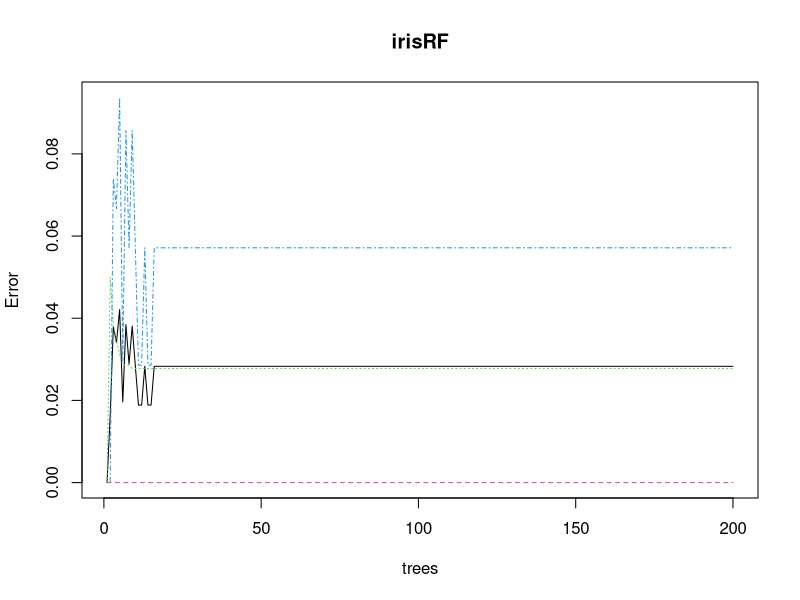
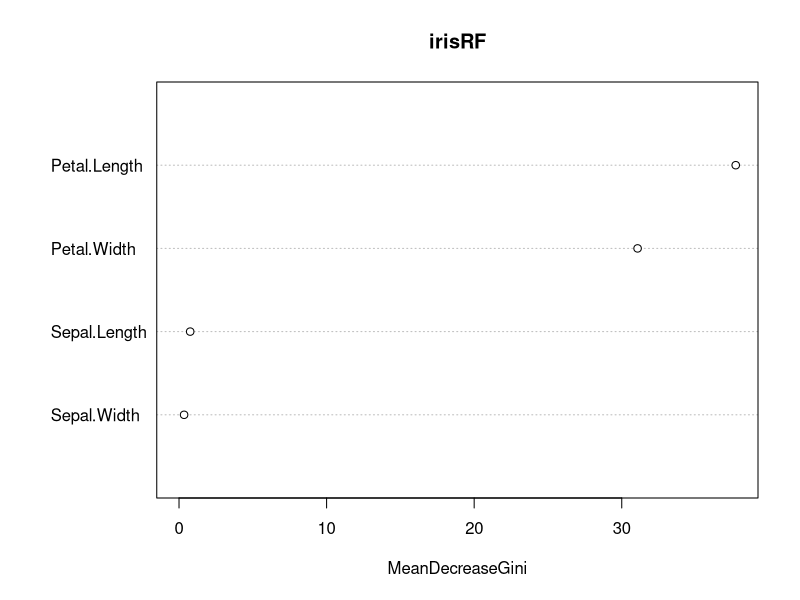
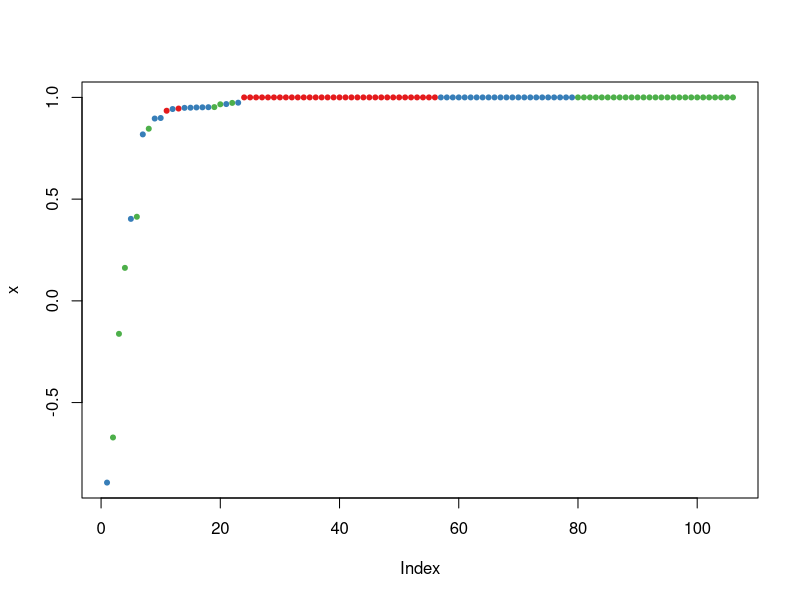
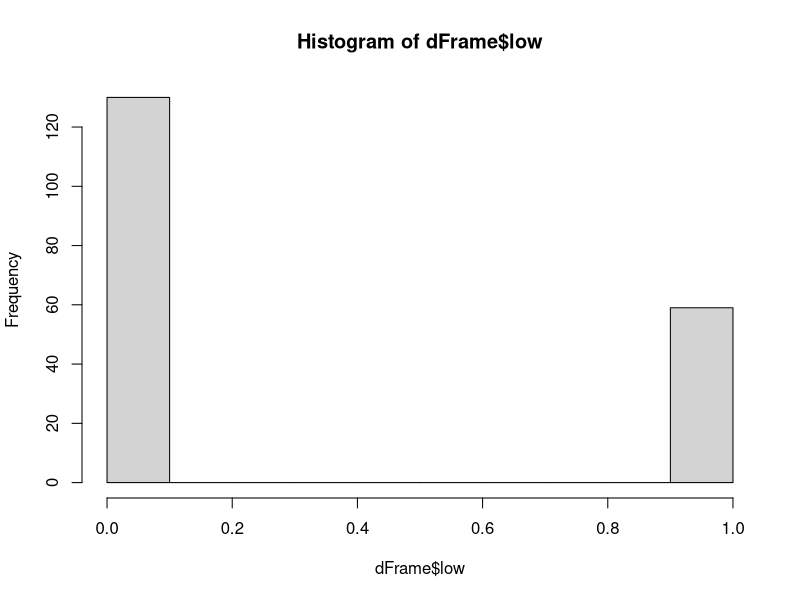
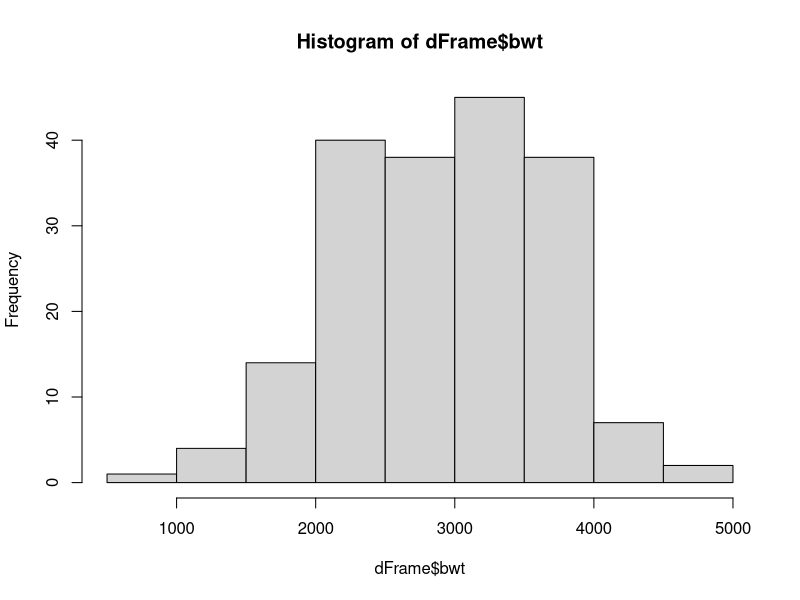

Source code (R) for these figures, in order:
# RandomForest Tutorial
# 2017-04-26
# SAA

install.packages("scatterplot3d")
install.packages('randomForest') 
install.packages('caTools')
install.packages('pROC')
install.packages('MASS')

library("randomForest")
help("randomForest")

# Store iris in a new data fram 

Dframe <- iris

# Let's get started 
set.seed(123) # to get reproducible random results

# Split iris data to training data and testing data
# Train the model with 70% of data and test it 
# with the remaing %30 of the data. 
spl <- sample(2,nrow(Dframe),replace=TRUE,prob=c(0.7,0.3)) 
print(spl)

str(spl)

# define the training data 
trainData <- Dframe[spl==1,]
head(trainData)

# Test data 
testData <- Dframe[spl==2,]
head(testData)

# Generate random forest with training data 
irisRF <- randomForest(Species~.,data=trainData, mtry= 3, ntree=200,proximity=TRUE) 
help(randomForest)

# Print Random Forest model and see the importance features
print(irisRF)

# Confusion matrix for train data
table(predict(irisRF),trainData$Species) 

# Plot random forest 
plot(irisRF)

# Look at importance of independant vars
importance(irisRF)

# Plot importance 
varImpPlot(irisRF)

# Now build random forest for testing data
help("predict.randomForest")

irisPred <- predict(irisRF,newdata=testData)
print(irisPred)

table(irisPred, testData$Species)

#Now, let's look at the margin, positive or negative,
# if positive it means correct classification
help("margin.randomForest")
plot(margin(irisRF,testData$Species))

#------------------------------------------------------
####### EXAMPLE 2: Using MASS package ##################

# Begin by importing two libraries 
library(randomForest)
library(MASS)

# set seed 
#help("set.seed")
set.seed(1234)

# Store data "birthwt" data set from the MASS package into a DataFrame 

#help("birthwt")
dFrame <- birthwt

# Identify predictor variables and target variable
# Identify catagorical target variable 
#head(dFrame)
#str(dFrame)
#View(dFrame)

# see how many unique values are within each variable 
# for "low"
length(unique(dFrame$low))

hist(dFrame$low)

length(unique(dFrame$bwt))

hist(dFrame$bwt) # continuous variable 

# another way to view unique values for all variables
apply(dFrame,2,function(x) length(unique(x))) 

help(apply) # 2 in this function indicates columns

# Now convert catagorical variables using as.factor so 
# they are treated as numerical data by randomForest

# Begin by placing the variables you need to convert into a new placehoder 
# variable cVars (catagorical variables)
cVars <- c("low", "race", "smoke", "ptl", "ht", "ui", "ftv")

# use a for loop to go over data frame (dFrame) 
for(i in cVars){
  dFrame[,i]=as.factor(dFrame[,i])
}
str(dFrame) # we see that the numerical values for the 